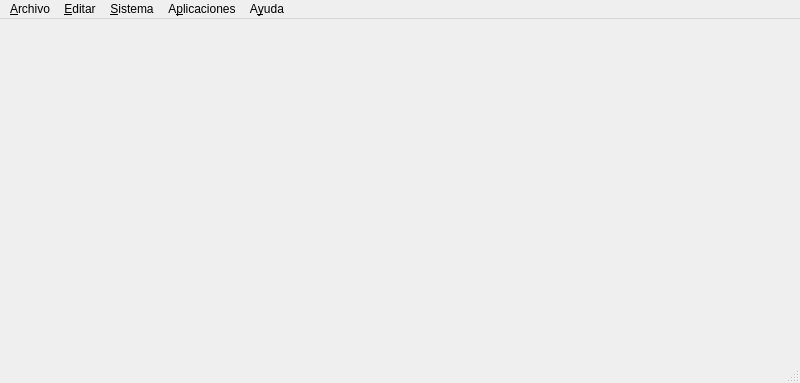
<?xml version="1.0" encoding="UTF-8"?>
<ui version="4.0">
 <class>MainWindow</class>
 <widget class="QMainWindow" name="MainWindow">
  <property name="windowModality">
   <enum>Qt::ApplicationModal</enum>
  </property>
  <property name="geometry">
   <rect>
    <x>0</x>
    <y>0</y>
    <width>800</width>
    <height>383</height>
   </rect>
  </property>
  <property name="windowTitle">
   <string>Modelo de Gestión Empresa</string>
  </property>
  <property name="windowIcon">
   <iconset>
    <normaloff>VentanaPrincipal.ico</normaloff>VentanaPrincipal.ico</iconset>
  </property>
  <widget class="QWidget" name="centralwidget"/>
  <widget class="QMenuBar" name="menubar">
   <property name="geometry">
    <rect>
     <x>0</x>
     <y>0</y>
     <width>800</width>
     <height>22</height>
    </rect>
   </property>
   <widget class="QMenu" name="menuArchivo">
    <property name="toolTip">
     <string>Opción Archivo.</string>
    </property>
    <property name="statusTip">
     <string>Opción Archivo.</string>
    </property>
    <property name="title">
     <string>&amp;Archivo</string>
    </property>
    <property name="toolTipsVisible">
     <bool>true</bool>
    </property>
    <addaction name="actionSalir"/>
   </widget>
   <widget class="QMenu" name="menuEditar">
    <property name="statusTip">
     <string>Opción Editar.</string>
    </property>
    <property name="title">
     <string>&amp;Editar</string>
    </property>
    <addaction name="actionPreferencias"/>
   </widget>
   <widget class="QMenu" name="menuAyuda">
    <property name="statusTip">
     <string>Opción Ayuda.</string>
    </property>
    <property name="title">
     <string>A&amp;yuda</string>
    </property>
    <widget class="QMenu" name="menuMesa_de_Ayuda">
     <property name="title">
      <string>Mesa de Ayuda</string>
     </property>
     <addaction name="actionAsistencia_online"/>
     <addaction name="actionLeerManualIntro"/>
    </widget>
    <addaction name="menuMesa_de_Ayuda"/>
    <addaction name="actionAcercaDe"/>
   </widget>
   <widget class="QMenu" name="menuSistema">
    <property name="statusTip">
     <string>Opción Sistema.</string>
    </property>
    <property name="title">
     <string>&amp;Sistema</string>
    </property>
    <widget class="QMenu" name="menuOperaciones">
     <property name="title">
      <string>Operaciones</string>
     </property>
     <widget class="QMenu" name="menuGenerar_Informes">
      <property name="title">
       <string>Generar Informes</string>
      </property>
      <addaction name="actionInforme_de_Ventas"/>
      <addaction name="actionInforme_de_Compras"/>
      <addaction name="actionPersonal_Empresa_2"/>
      <addaction name="actionImpresora"/>
     </widget>
     <widget class="QMenu" name="menuPersonal_Empresa">
      <property name="title">
       <string>Personal Empresa</string>
      </property>
      <addaction name="actionSueldos"/>
      <addaction name="actionAdelantos"/>
     </widget>
     <widget class="QMenu" name="menuFacturacion">
      <property name="title">
       <string>Facturación</string>
      </property>
      <addaction name="actionFactura_digital"/>
      <addaction name="actionFactura_papel"/>
     </widget>
     <addaction name="actionContables"/>
     <addaction name="actionVentas"/>
     <addaction name="actionCompras"/>
     <addaction name="actionControl_de_existencias"/>
     <addaction name="menuGenerar_Informes"/>
     <addaction name="menuPersonal_Empresa"/>
     <addaction name="menuFacturacion"/>
    </widget>
    <widget class="QMenu" name="menuCentro_de_Operaciones">
     <property name="title">
      <string>Centro de Operaciones</string>
     </property>
     <addaction name="actionSesiones"/>
     <addaction name="actionImpresion"/>
    </widget>
    <addaction name="actionAbrirSesion"/>
    <addaction name="actionCerrar_Sesion"/>
    <addaction name="menuOperaciones"/>
    <addaction name="menuCentro_de_Operaciones"/>
   </widget>
   <widget class="QMenu" name="menuAplicaciones">
    <property name="title">
     <string>A&amp;plicaciones</string>
    </property>
    <addaction name="actionTelegram"/>
    <addaction name="actionWhatsApp"/>
    <addaction name="actionGoogleGmail"/>
    <addaction name="actionGoogle"/>
   </widget>
   <addaction name="menuArchivo"/>
   <addaction name="menuEditar"/>
   <addaction name="menuSistema"/>
   <addaction name="menuAplicaciones"/>
   <addaction name="menuAyuda"/>
  </widget>
  <widget class="QStatusBar" name="statusbar">
   <property name="toolTip">
    <string>Barra de estado.</string>
   </property>
   <property name="toolTipDuration">
    <number>-1</number>
   </property>
   <property name="statusTip">
    <string>Modelo de sistema para la gestión de una empresa.</string>
   </property>
  </widget>
  <action name="actionPreferencias">
   <property name="text">
    <string>&amp;Preferencias</string>
   </property>
   <property name="statusTip">
    <string>Abre preferencias del Sistema.</string>
   </property>
  </action>
  <action name="actionSalir">
   <property name="text">
    <string>&amp;Salir</string>
   </property>
   <property name="statusTip">
    <string>Sale de la aplicación.</string>
   </property>
   <property name="shortcut">
    <string>Ctrl+S</string>
   </property>
  </action>
  <action name="actionAbrirSesion">
   <property name="text">
    <string>&amp;Abrir Sesión</string>
   </property>
   <property name="toolTip">
    <string>Abre sesión en el Sistema.</string>
   </property>
   <property name="statusTip">
    <string>Abre sesión en el Sistema.</string>
   </property>
  </action>
  <action name="actionAcercaDe">
   <property name="text">
    <string>&amp;Acerca de...</string>
   </property>
   <property name="statusTip">
    <string>Muestra el autor del sistema.</string>
   </property>
  </action>
  <action name="actionLeerManualIntro">
   <property name="text">
    <string>&amp;Leer Manual Introductorio</string>
   </property>
   <property name="statusTip">
    <string>Muestra el Manual Introductorio.</string>
   </property>
  </action>
  <action name="actionVentas">
   <property name="text">
    <string>Ventas</string>
   </property>
  </action>
  <action name="actionCompras">
   <property name="text">
    <string>Compras</string>
   </property>
  </action>
  <action name="actionControl_de_existencias">
   <property name="text">
    <string>Control de existencias</string>
   </property>
  </action>
  <action name="actionCerrar_Sesion">
   <property name="text">
    <string>Cerrar Sesión</string>
   </property>
  </action>
  <action name="actionAsistencia_online">
   <property name="text">
    <string>Asistencia online</string>
   </property>
  </action>
  <action name="actionSesiones">
   <property name="text">
    <string>Sesiones</string>
   </property>
  </action>
  <action name="actionImpresion">
   <property name="text">
    <string>&amp;Impresión</string>
   </property>
   <property name="statusTip">
    <string>Configura la hoja a imprimir.</string>
   </property>
  </action>
  <action name="actionImprimir">
   <property name="text">
    <string>Imprimir</string>
   </property>
  </action>
  <action name="actionInforme_de_Ventas">
   <property name="text">
    <string>Informe de Ventas</string>
   </property>
  </action>
  <action name="actionImpresora">
   <property name="text">
    <string>&amp;Imprimir</string>
   </property>
   <property name="statusTip">
    <string>Imprime documento a Impresora.</string>
   </property>
  </action>
  <action name="actionInforme_de_Compras">
   <property name="text">
    <string>Informe de Compras</string>
   </property>
  </action>
  <action name="actionSueldos">
   <property name="text">
    <string>Sueldos</string>
   </property>
  </action>
  <action name="actionAdelantos">
   <property name="text">
    <string>Adelantos</string>
   </property>
  </action>
  <action name="actionPersonal_Empresa_2">
   <property name="text">
    <string>Personal Empresa</string>
   </property>
  </action>
  <action name="actionFactura_digital">
   <property name="text">
    <string>Factura digital</string>
   </property>
  </action>
  <action name="actionFactura_papel">
   <property name="text">
    <string>Factura papel</string>
   </property>
  </action>
  <action name="actionContables">
   <property name="text">
    <string>Contables</string>
   </property>
  </action>
  <action name="actionTelegram">
   <property name="text">
    <string>&amp;Telegram</string>
   </property>
   <property name="statusTip">
    <string>Abre Telegram Web.</string>
   </property>
  </action>
  <action name="actionWhatsApp">
   <property name="text">
    <string>&amp;WhatsApp</string>
   </property>
   <property name="statusTip">
    <string>Abre WhatsApp Web.</string>
   </property>
  </action>
  <action name="actionGoogleGmail">
   <property name="text">
    <string>Google G&amp;mail</string>
   </property>
   <property name="statusTip">
    <string>Abre Google Gmail.</string>
   </property>
  </action>
  <action name="actionGoogle">
   <property name="text">
    <string>&amp;Google</string>
   </property>
   <property name="statusTip">
    <string>Abre el buscador Google.</string>
   </property>
  </action>
 </widget>
 <resources/>
 <connections>
  <connection>
   <sender>actionSalir</sender>
   <signal>triggered()</signal>
   <receiver>MainWindow</receiver>
   <slot>close()</slot>
   <hints>
    <hint type="sourcelabel">
     <x>-1</x>
     <y>-1</y>
    </hint>
    <hint type="destinationlabel">
     <x>399</x>
     <y>299</y>
    </hint>
   </hints>
  </connection>
 </connections>
</ui>
